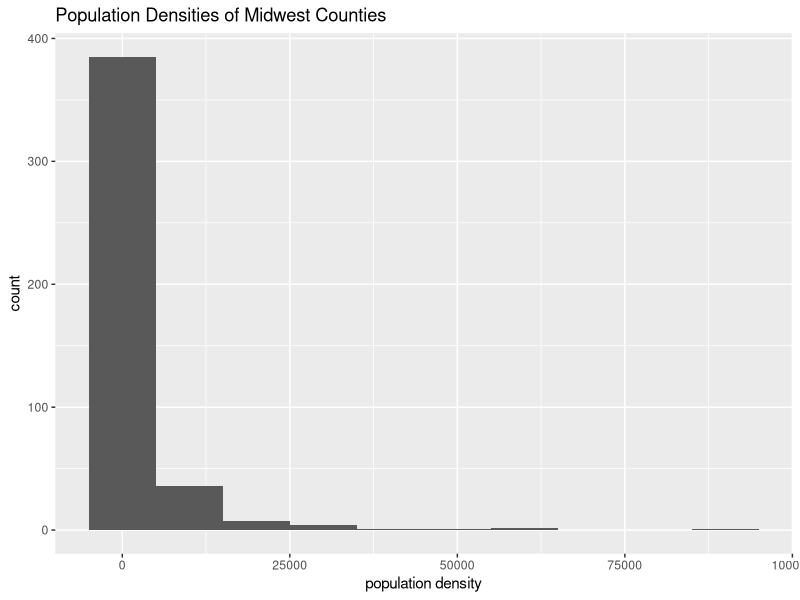
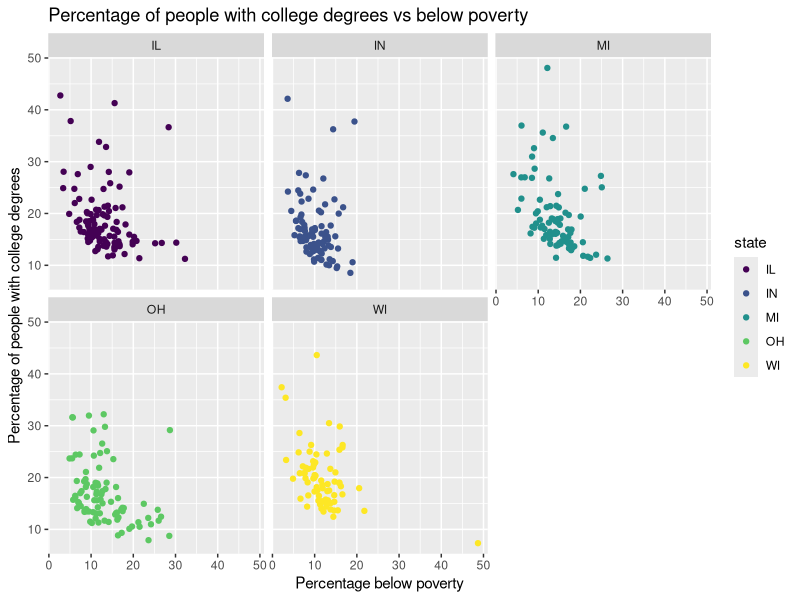
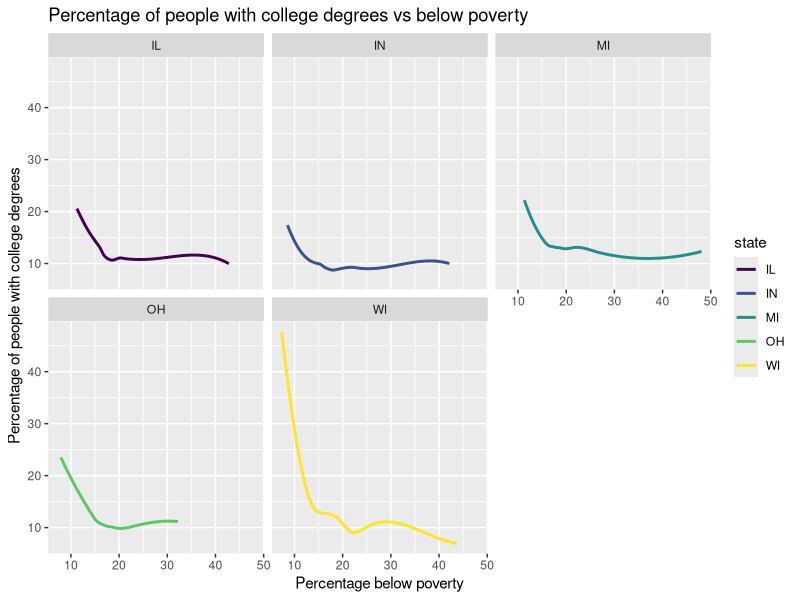

R code for these plots, in order:
## ---- chunk 1
#| label: load-packages
#| message: false

library(tidyverse)
library(viridis)
## ---- chunk 2
ggplot(midwest) +
  aes(x = popdensity) +
  geom_histogram(binwidth = 10000) +
  labs(title = "Population Densities of Midwest Counties", x = "population density", y = "count")

## ---- chunk 3
ggplot(midwest, aes(x = percbelowpoverty, y = percollege, color = state)) +
  scale_color_viridis_d() +
  geom_point() +
  facet_wrap(~state) +
  labs(title = "Percentage of people with college degrees vs below poverty",
       x = "Percentage below poverty",
       y = "Percentage of people with college degrees")

## ---- chunk 4
ggplot(midwest) +
  aes(x = percollege, y = percbelowpoverty, color = state) +
    scale_color_viridis_d() +
    geom_smooth(se = FALSE) +
    facet_wrap(~state) +  
  labs(title = "Percentage of people with college degrees vs below poverty",
       x = "Percentage below poverty",
       y = "Percentage of people with college degrees")
